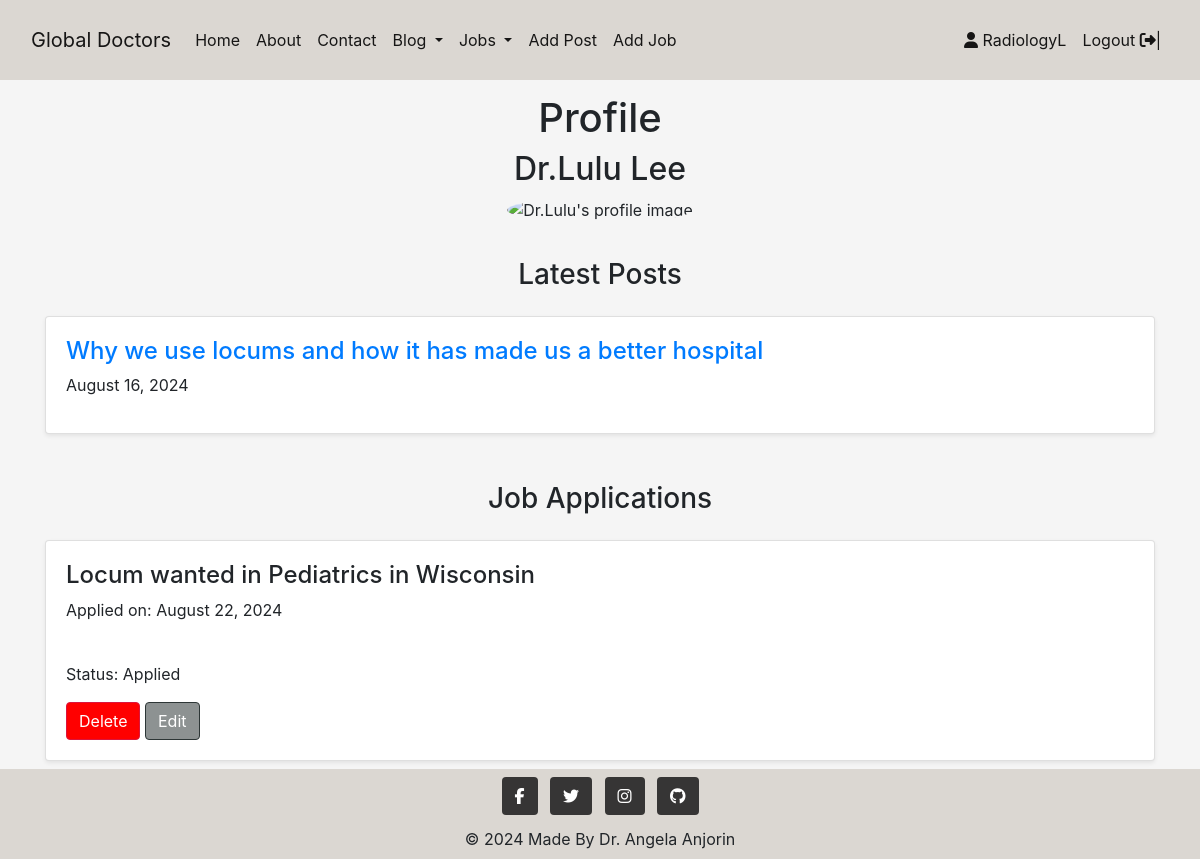
Screenshot of /profile/profile/regular/8/ (signed in) with the database file from the repository.
### profile/models.py (models this page shows, shortened)
class CustomUser(AbstractUser):
    groups = models.ManyToManyField(
        Group,
        related_name='customuser_set', blank=True,
    )
    user_permissions = models.ManyToManyField(
        Permission,
        related_name= 'customuser_set', blank=True,
    )
    pass

class Profile(models.Model):
    USER_TYPE_CHOICES = (
        ('regular', 'Regular User'),
        ('employer', 'Employer'),
    )
    user = models.OneToOneField(settings.AUTH_USER_MODEL, on_delete=models.CASCADE)
    user_type = models.CharField(max_length=20, choices=USER_TYPE_CHOICES, default='regular')
    profile_image = CloudinaryField('image', default='placeholder', blank=True)
    display_name = models.CharField(max_length=30, blank=True, null=True)
    bio = models.TextField(null=True, blank=True)

### blog/models.py (models this page shows, shortened)
class Post(models.Model):
    title = models.CharField(max_length=200, unique=True)
    category = models.ForeignKey(Category, on_delete=models.PROTECT, default=4)
    slug = models.SlugField(max_length=200, unique=True)
    author = models.ForeignKey(
    CustomUser, on_delete=models.CASCADE, related_name="blog_posts")
    featured_image = CloudinaryField('image', default='placeholder')
    content = models.TextField()
    created_on = models.DateTimeField(auto_now_add=True)
    status = models.IntegerField(choices=STATUS, default=0)
    updated_on = models.DateTimeField(auto_now=True)
    likes = models.ManyToManyField(
        CustomUser, related_name='post_like', blank=True)
    class Meta:
        ordering = ["-created_on"]

### jobs/models.py (models this page shows, shortened)
class JobApplication(models.Model):
    job = models.ForeignKey('Job', on_delete=models.CASCADE, related_name="applications")
    applicant = models.ForeignKey(CustomUser, on_delete=models.CASCADE, related_name="applications")
    applicant_first_name = models.CharField(max_length=100, default=0)
    applicant_last_name = models.CharField(max_length=100, default=0)
    applicant_email = models.EmailField(default=0)
    applicant_phone = models.CharField(max_length=20, default=0)
    cover_letter = models.TextField(null=True, blank=True)
    cv = CloudinaryField('file', blank=True)
    status = models. IntegerField(choices=APPLICATION_STATUS, default=0)
    applied_on = models.DateTimeField(auto_now_add=True)
    class Meta:
        ordering = ["-applied_on"]
        unique_together = ("job", "applicant")

class Job(models.Model):
    title = models.CharField(max_length=200, unique=True)
    slug = models.SlugField(max_length=200, unique=True)
    author = models.ForeignKey(
    CustomUser, on_delete=models.CASCADE, related_name="job_posts")
    speciality = models.ForeignKey(Speciality, on_delete=models.PROTECT, default=4)
    location = models.CharField(max_length=100, unique=True)
    start_date = models.DateField()
    end_date = models.DateField()
    created_on = models.DateTimeField(auto_now_add=True)
    description = models.TextField()
    status = models.IntegerField(choices=STATUS, default=0)
    updated_on = models.DateTimeField(auto_now=True)
    stars = models.PositiveIntegerField(
        default=3,
        validators=[
            MinValueValidator(1),
            MaxValueValidator(5)]
    )
    class Meta:
        ordering = ["-created_on"]

### profile/views.py (the view)
# urls.py: path('profile/regular/<int:pk>/', regular_profile, name='regular_profile'),
@login_required
def regular_profile(request, pk):
    profile = get_object_or_404(Profile, pk=pk)
    posts = Post.objects.filter(author=request.user).order_by('-created_on')
    job_applications = JobApplication.objects.filter(applicant=request.user)
    context = {
        'profile':profile,
        'posts':posts,
        'job_applications': job_applications,
    }
    return render(request, 'profile/regular_profile.html', context)

### blog/views.py (called while the page is built)
def category_list(request):
    category_list = Category.objects.exclude(name='other')
    context = {
        "category_list": category_list,
    }
    return context

### jobs/views.py (called while the page is built)
def speciality_list(request):
    speciality_list = Speciality.objects.exclude(name='other')
    context = {
        'speciality_list': speciality_list
    }
    return context

### profile/templates/profile/regular_profile.html (shortened to what this page needs)
{% extends 'base.html' %}
{% load static %}
{% load crispy_forms_tags %}
{% block content %}
<section class="py-1 text-center container">
    <div class="row py-lg-1">
        <div class="col-lg-6 col-md-8 mx-auto">
            <div class="profile-info text-center">
                <h1 class="fw-light">Profile</h1>
                <h2>{{ profile.display_name }}</h2>
                <div class="mb-4">
                    {% if "placeholder" in profile.profile.image.url %}
                    <img class="profile-img rounded-circle" style="width: 100px;" src="{% static 'images/user_profile_placeholder (1).jpg' %}" alt="user_profile_placeholder">
                    {% else %}
                    <img class="profile-img rounded-circle" style="width: 100px;" src="{{ profile.profile_image.url }}" alt="{{ profile.user.username }}'s profile image">
                    {% endif %}
                </div>
            </div>
        </div>
    </div>
</section>
<div class="album py-1 bg-body-tertiary">
    <div class="container">
        <h3 class="text-center section-title mb-4">Latest Posts</h3>
        <div class="row row-cols-1 row-cols-sm-2 row-cols-md-3 g-3">
            {% for post in posts %}
            <div class="col">
                <div class="card shadow-sm">
                    <div class="card-body">
                        <a href="{% url 'post_detail' post.slug %}" class="post-link">
                            <h4 class="special-anchor-article">{{ post.title }}</h4>
                        </a>
                        <p>{{ post.created_on|date:"F d, Y" }}</p>
                    </div>
                </div>
            </div>
            {% empty %}
            <p>No posts available.</p>
            {% endfor %}
        </div>
        <h3 class="text-center section-title mb-4 mt-5">Job Applications</h3>
        <div class="row row-cols-1 row-cols-sm-2 row-cols-md-3 g-3">
            {% for job_application in job_applications %}
            <div class="col">
                <div class="card shadow-sm">
                    <div class="card-body">
                            <h4>{{ job_application.job.title }}</h4>
                        <p>Applied on: {{ job_application.applied_on|date:"F d, Y" }}</p>
                        <br>
                        <p>Status: {{ job_application.get_status_display }}</p>
                        {% if request.user == job_application.applicant %}
                        <div class="mt-3">
                            <button class="btn btn-delete" data-id="{{ job_application.pk }}">Delete</button>
                            <a href="{% url 'edit_application' job_application.job.slug %}"><button class="btn btn-edit me_2" >Edit</button></a>
                        </div>
                        {% endif %}
                    </div>
                </div>
            </div>
            {% empty %}
            <p>No job applications found.</p>
            {% endfor %}
        </div>
    </div>
</div>
{% endblock content %}

### templates/base.html (shortened to what this page needs)
{% load static %}
{% url 'home' as home_url %}
{% url 'about' as about_url %}
{% url 'profile' as profile_url %}
{% url 'account_login' as login_url %}
{% url 'account_signup' as signup_url %}
{% url 'account_logout' as logout_url %}
<!DOCTYPE html>
<html lang="en">
<head>
    <link rel="stylesheet" href="https://cdn.jsdelivr.net/npm/bootstrap@4.3.1/dist/css/bootstrap.min.css"
>
    <link rel="stylesheet" href="{% static 'css/style.css' %}">
</head>
<body class="d-flex flex-column min-vh-100" style="padding-top: 70px;">
    {% load static %}
   <nav class="navbar navbar-expand-md navbar-light fixed-top mb-auto" style="background-color: #dbd7d2;">
       <div class="container-fluid">
           <a class="navbar-brand" href="{% url 'home' %}">Global Doctors</a>
           <div class="collapse navbar-collapse" id="navbarSupportedContent" style="background-color: #dbd7d2">
               <ul class="navbar-nav me-auto mb-2 mb-lg-0">
                   <li class="nav-item">
                       <a class="nav-link active" aria-current="page" href="/" aria-label="Go to the home page">Home</a>
                   </li>
                   <li>
                       <a class="nav-link active" aria-current="page" href="/about" aria-label="Go to the about page">About</a>
                   </li>
                   <li class="nav-item">
                       <a class="nav-link active" href="{% url 'contact' %}" aria-label="Go to the contact page">Contact</a>
                   </li>
                   <li class="nav-item dropdown light">
                    <a class="nav-link dropdown-toggle active" href="#" id="navbarDropdownMenuLink" role="button"
                        data-bs-toggle="dropdown" aria-expanded="false">
                        Blog
                    </a>
                </li>
                    <li class="nav-item dropdown light">
                        <a class="nav-link dropdown-toggle active" href="#" id="navbarDropdownMenuLink" role="button"
                            data-bs-toggle="dropdown" aria-expanded="false">
                            Jobs
                        </a>
                    </li>
                        {% if user.is_authenticated %}
                    <li class="nav-item">
                        <a class="nav-link active" href="{% url 'add_post' %}">Add Post</a>
                    </li>
                    <li class="nav-item">
                        <a class="nav-link active" href="{% url 'add_job' %}">Add Job</a>
                    </li>
                {% endif %}
               </ul>
               {% if user.is_authenticated %}
               <ul class="ml-auto navbar-nav mb-2 mb-lg-0">
                   <li class="nav-item">
                        {% if request.user.profile.user_type == 'employer' %}
                            <a class="nav-link active" href="{% url 'employer_profile' %}">
                                <i class="fa fa-user" aria-hidden="true"></i> {{ user.username | slice:":10" }}
                            </a>
                        {% else %}
                            <a class="nav-link active" href="{% url 'regular_profile' user.profile.pk %}">
                                <i class="fa fa-user" aria-hidden="true"></i> {{ user.username | slice:":10" }}
                            </a>
                        {% endif %}
                   </li>
                   <li class="nav-item">
                       <a class="nav-link active" href="{% url 'account_logout' %}" aria-label="Go to the logout page"> Logout <i class="fa fa-sign-out" aria-hidden="true"></i>|</a>
                   </li>
               </ul>
               {% endif %}
           </div>
       </div>
   </nav>
    <main class="flex-shrink-0 main-bg mb-auto mt-3">
      {% block content %}{% endblock content %}
    </main>
    <footer class="bg-body-tertiary text-center mt-auto" style="background-color: transparent;">
      <div class="container-fluid p-1 mt-1" style="background-color: #dbd7d2;">
        <div class="mb-1">
          <a class="btn text-white btn-floating m-1" style="background-color: #363535;" href="https://facebook.com" target="_blank" role="button"><i class="fab fa-facebook-f"></i></a>
          <a class="btn text-white btn-floating m-1" style="background-color: #363535;" href="https://twitter.com" target="_blank" role="button"><i class="fab fa-twitter"></i></a>
          <a class="btn text-white btn-floating m-1" style="background-color: #363535;" href="https://instagram.com" target="_blank" role="button"><i class="fab fa-instagram"></i></a>
          <a class="btn text-white btn-floating m-1" style="background-color: #363535;" href="https://github.com" target="_blank" role="button"><i class="fab fa-github"></i></a>
        </div>
        <div class="text-center p-1">
        © 2024 Made By  Dr. Angela Anjorin
        </div>
      </div>
    </footer>
</body>
</html>

### static/css/style.css (style rules this page uses)
body { background-color: whitesmoke; }
.light { background-color: #dbd7d2; }
ul { list-style: none; }
img { width: 100%; }
button, [type="button"] { border: none; }
.navbar { width: 100%; height: 80px; background-color: #fff; z-index: 1500; position: fixed; }
.nav-link { padding: 0.5rem 0.5rem; }
.btn-delete { background-color: red; color: #fff; border-color: crimson; }
.btn-signup, .btn-edit { background-color: #8d9292; color: #fff; border-color:#2d3636; }
.text-center { text-align: center; }

### rows the page displays
CustomUser: username "RadiologyL"
Profile: display_name "Dr.Lulu Lee"
Post: title "Why we use locums and how it has made us a better hospital", created_on "August 16, 2024"
JobApplication: job "Locum wanted in Pediatrics in Wisconsin", applied_on "August 22, 2024", status "Applied"
